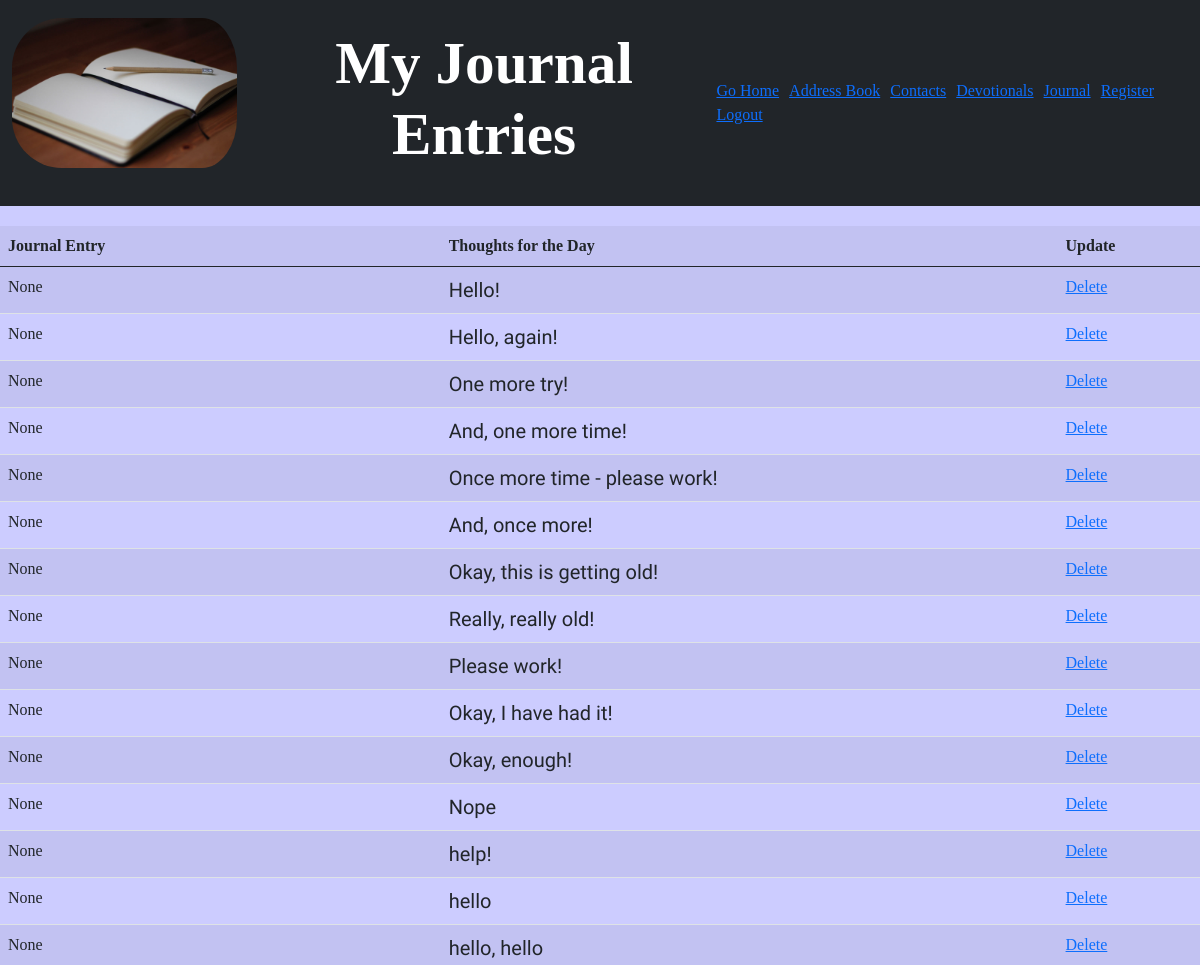
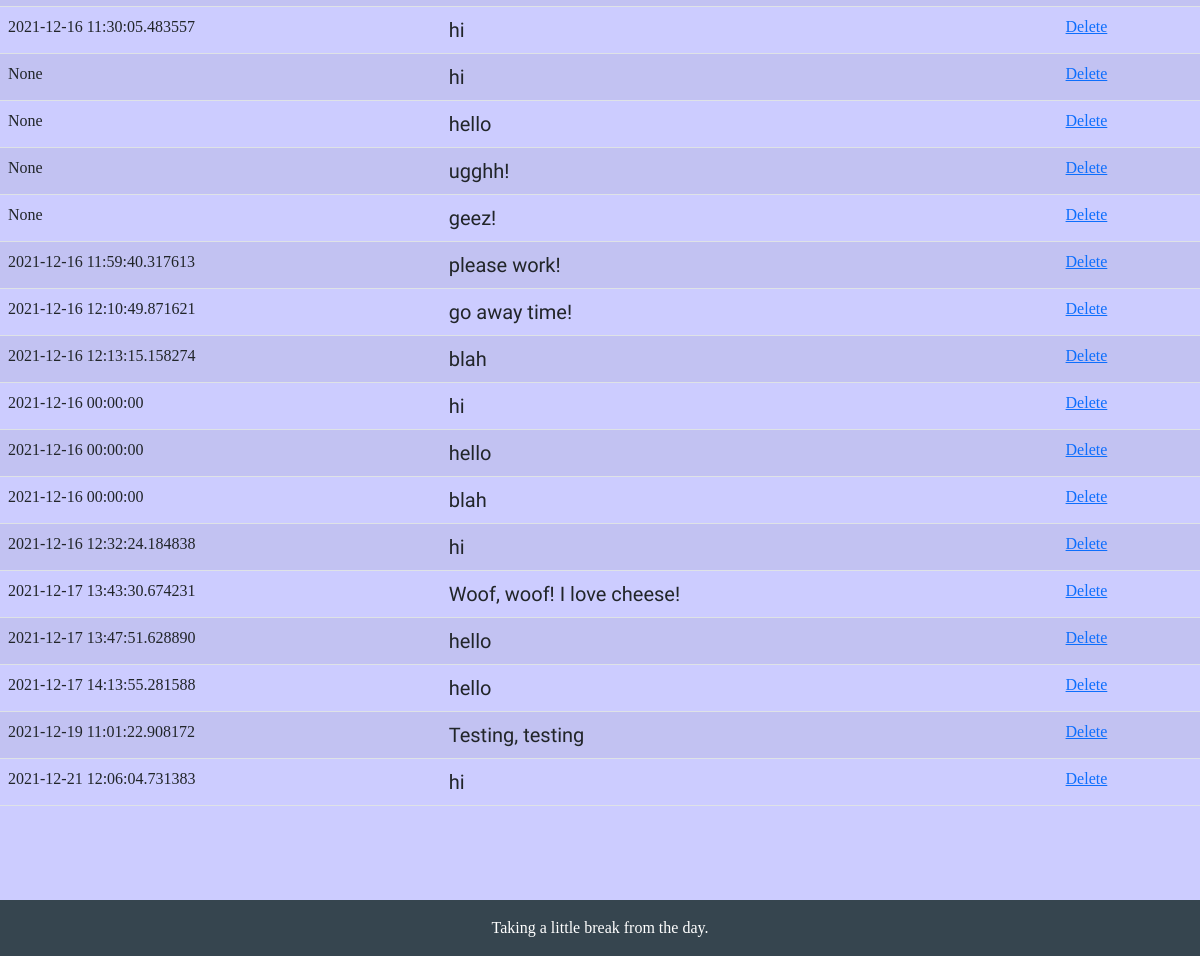
The app's page /entries (signed in), older data (2 pictures, top to bottom).
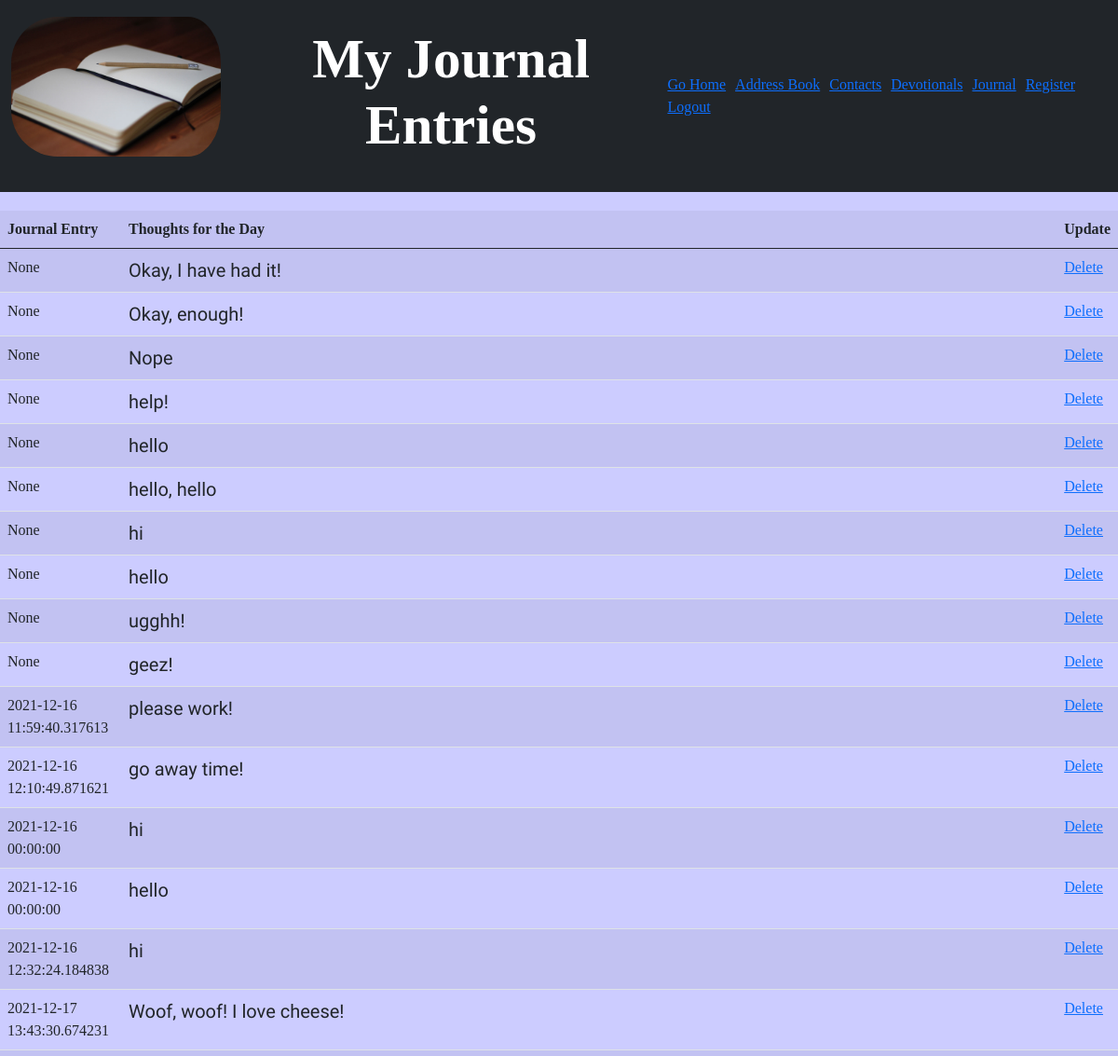
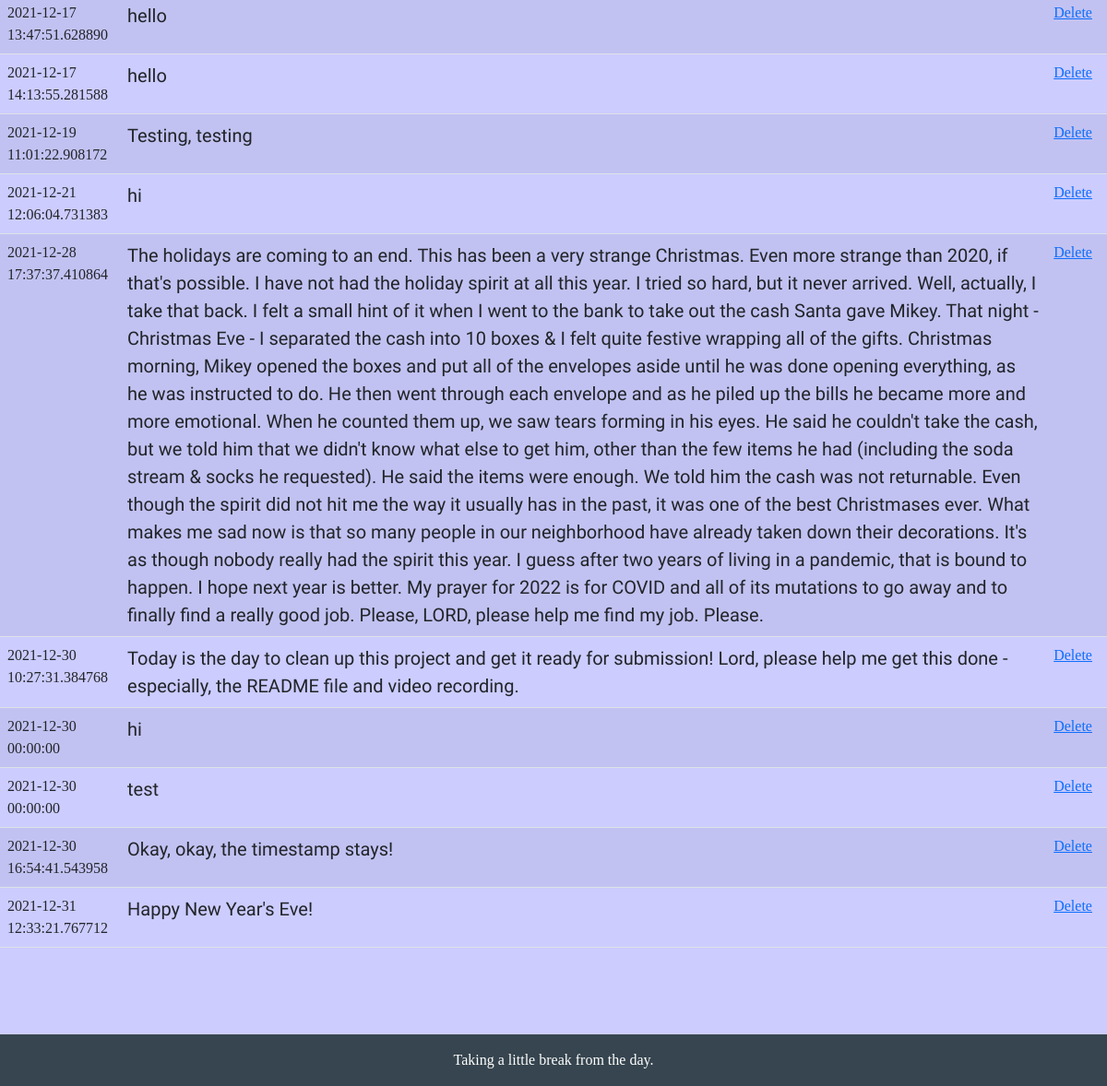
The same page, newer data (2 pictures, top to bottom).
### application.py (models this page shows, shortened)
class entries(db.Model):
    id = db.Column('id', db.Integer, primary_key=True)
    user_id = db.Column('user_id', db.Integer,
                        db.ForeignKey('users.id'), nullable=False)
    date = db.Column('date', db.DateTime, default=datetime.utcnow)
    journal_entry = db.Column('journal_entry', db.TEXT, nullable=False)

### application.py (the view)
@app.route("/entries")
@login_required
def journal_entries():
    user_id = session["user_id"]
    entry = entries.query.filter_by(user_id=user_id).all()
    return render_template("entries.html", entries=entry)

### application.py (called while the page is built)
def login_required(f):
    @wraps(f)
    def wrap(*args, **kwargs):
        if session.get("user_id") is None:
            return redirect("/login")
        return f(*args, **kwargs)
    return wrap

### templates/entries.html (shortened to what this page needs)
{% extends "layout.html" %}
{% block body %}
<nav class="navbar navbar-expand-sm bg-dark navbar-dark">
    <div class="container-fluid">
        <div class="navbar-header">
            <a class="navbar-brand"><img id="logo" src="static/images/blank-journal.jpg" alt="Logo"></a>
        </div>
        <h2>My Journal Entries</h2>
        <ul class="nav navbar-nav navbar-right">
            <li><a href="/"> Go Home</a></li>
            <li><a href="/address_book"> Address Book</a></li>
            <li><a href="/address_list">Contacts</a></li>
            <li><a href="/verses"> Devotionals</a></li>
            <li><a href="/journal"> Journal</a></li>
            <li><a href="/register"> Register</a></li>
            <li><a href="/logout"> Logout</a></li>
        </ul>
    </div>
</nav>
<table class="table table-striped">
    <tr>
        <th>Journal Entry</th>
        <th>Thoughts for the Day</th>
        <th>Update</th>
    </tr>
    <tbody>
        {% for entry in entries %}
        <tr>
            <td>{{entry["date"]}}</td>
            <td id="j_entry">{{entry["journal_entry"]}}</td>
            <td><a href="/delete_entry/{{entry['id']}}">Delete</a></td>
            {% endfor %}
</table>
<div class="footer">
    <footer>
        <div id="foot" class="text-center p-3">
            Taking a little break from the day.
    </footer>
</div>
{% endblock %}

### templates/layout.html (shortened to what this page needs)
<!DOCTYPE html>
<html lang="en">
<head>
    <link href="https://cdn.jsdelivr.net/npm/bootstrap@5.1.0/dist/css/bootstrap.min.css" rel="stylesheet"
>
    <link rel="stylesheet" href="https://cdnjs.cloudflare.com/ajax/libs/font-awesome/4.7.0/css/font-awesome.min.css">
    <link rel="stylesheet" href="/static/styles.css">
</head>
<body>
    {% block body %}{% endblock %}
</body>
</html>

### static/styles.css (style rules this page uses)
body { font-family: Gothic; background-color: #CCCCFF; margin-bottom: 150px; }
#logo { height: 150px; width: 100%; float: left; margin-top: 10px; border-radius: 50px; }
.navbar-nav li { margin-right: 10px; }
h1, h2 { font-size: 3.7rem; font-weight: bold; text-align: center; }
h2 { color: #FFF; }
img { height: 250px; width: 100%; padding-right: 15px; }
#j_entry { font-family: Mali; font-size: 1.25rem; }
.footer { position: fixed; left: 0; bottom: 0; width: 100%; background-color: #36454F; color: white; font-size: 1rem; text-align: center; margin-top: 250px; }
nav { margin-bottom: 20px; }

Row changes from the older to the newer data that the page shows:
removed entries: date "None", journal_entry "Hello!"
removed entries: date "None", journal_entry "Hello, again!"
removed entries: date "None", journal_entry "One more try!"
removed entries: date "None", journal_entry "And, one more time!"
removed entries: date "None", journal_entry "Once more time - please work!"
removed entries: date "None", journal_entry "And, once more!"
removed entries: date "None", journal_entry "Okay, this is getting old!"
removed entries: date "None", journal_entry "Really, really old!"
removed entries: date "None", journal_entry "Please work!"
removed entries: date "2021-12-16 11:30:05.483557", journal_entry "hi"
removed entries: date "2021-12-16 12:13:15.158274", journal_entry "blah"
removed entries: date "2021-12-16 00:00:00", journal_entry "blah"
added entries: date "2021-12-28 17:37:37.410864", journal_entry "The holidays are coming to an end. This has been a very strange Christmas. Even more strange than 2020, if that's possible. I have not had the holiday spirit at all this year. I tried so hard, but it never arrived. Well, actually, I take that back. I felt a small hint of it when I went to the bank to take out the cash Santa gave Mikey. That night - Christmas Eve - I separated the cash into 10 boxes & I felt quite festive wrapping all of the gifts. Christmas morning, Mikey opened the boxes and put all of the envelopes aside until he was done opening everything, as he was instructed to do. He then went through each envelope and as he piled up the bills he became more and more emotional. When…"
added entries: date "2021-12-30 10:27:31.384768", journal_entry "Today is the day to clean up this project and get it ready for submission! Lord, please help me get this done - especially, the README file and video recording."
added entries: date "2021-12-30 00:00:00", journal_entry "hi"
added entries: date "2021-12-30 00:00:00", journal_entry "test"
added entries: date "2021-12-30 16:54:41.543958", journal_entry "Okay, okay, the timestamp stays!"
added entries: date "2021-12-31 12:33:21.767712", journal_entry "Happy New Year's Eve!"
